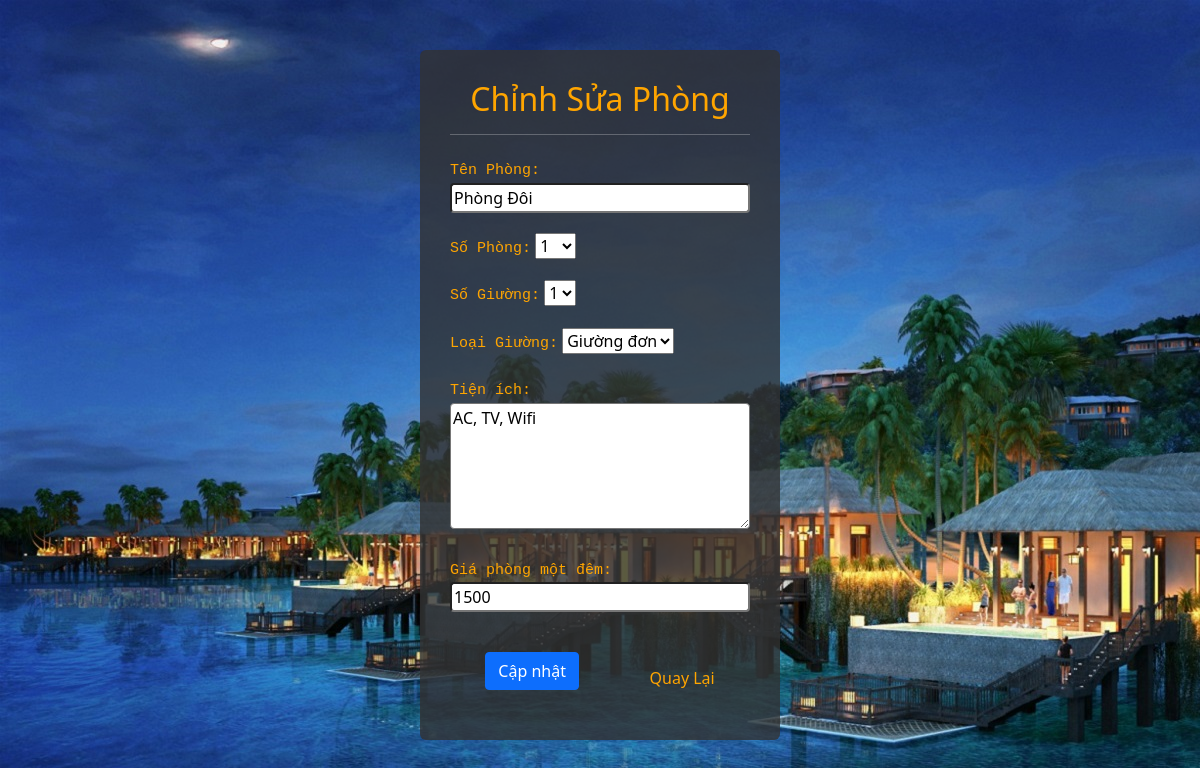
The app's page /Sua_Phong.php?ten_loai=Phòng Đôi with its own data.
### tables this page shows
CREATE TABLE `loai_phong` (
  `ten_loai` text NOT NULL ,
  `so_phong` int(11) NOT NULL,
  `kha_dung` int(11) NOT NULL,
  `trang_thai` int(11) NOT NULL,
  `so_giuong` int(11) NOT NULL,
  `loai_giuong` text NOT NULL,
  `tien_ich` text NOT NULL,
  `gia` float NOT NULL
);

### class.user.php (called while the page is built, shortened)
<?php
        class user
        {
            public function __construct()
            {
                $this->db=new mysqli(DB_SERVER,DB_USERNAME,DB_PASSWORD,'khach_san');
            }
        }
?>

### Sua_Phong.php (the view, shortened to what this page needs)
<?php
include_once 'class.user.php';
$user=new User();
$loai_phong=$_GET['ten_loai'];
$sql="SELECT * FROM loai_phong WHERE ten_loai='$loai_phong'";
$query=mysqli_query($user->db, $sql);
$row = mysqli_fetch_array($query);
?>
<!DOCTYPE html>
<html lang="en">
<head>
    <link href="https://cdn.jsdelivr.net/npm/bootstrap@5.1.3/dist/css/bootstrap.min.css" rel="stylesheet">
</head>
<body>
    <div id="check">
        <h2 style="display: flex; justify-content: center; color:orange;">Chỉnh Sửa Phòng</h2>
        <hr style="color:white;">
        <form action=""method="post" name="loai_phong">
            <div class="time">
                <label  for="">Tên Phòng:</label> <br>
                <input type="text" name="ten_loai" value="<?php echo $row['ten_loai'] ?>">
            </div>
            <div class="time">
                <label for="">Số Phòng:</label>
                <select name="so_phong" value="<?php echo $row['so_phong'] ?>">
                    <option value="1">1</option>
                </select>
            </div>
            <div class="time">
                <label for="">Số Giường:</label>
                <select name= "so_giuong"value="<?php echo $row['so_giuong'] ?>">
                    <option value="1">1</option>
                </select>
            </div>
            <div class="time">
                <label for="">Loại Giường:</label>
                <select name= "loai_giuong" value="<?php echo $row['loai_giuong']?>">
                    <option value="Giường đơn">Giường đơn</option>
                </select>
            </div>
            <div class="time">
                <label for="">Tiện ích:</label> <br>
                <textarea style="width: 100%; border-radius: 4px;"  rows="5" name="tien_ich"><?php echo $row['tien_ich']?></textarea>
            </div>
            <div class="time">
                <label  for="">Giá phòng một đêm:</label> <br>
                <input type="text" name="gia" value="<?php echo $row['gia']?>">
            </div>
            <div id="nut">
                <button class="btn btn-primary" type="submit" name= "submit">Cập nhật</button>
                <a href="admin.php">Quay Lại</a>
            </div>
        </form>
    </div>
</body>
</html>

### Sua_Phong.php (style rules this page uses)
a { text-decoration: none; color: orange; }
#check { margin-top: 50px; margin-left: 35%; margin-right: 35%; margin-bottom: 40px ; padding: 30px; padding-bottom: 50px; background-color: rgba(51,51,51,0.8); border-radius: 6px; }
label { color: orange; font-family: monospace; font-size: 15px; margin-top: 5px; }
body { background-image: url(img/background.jpg); background-attachment: fixed; }
.time { margin-top: 20px; }
input { width: 100%; height: 30px; border-radius: 4px; }
button { margin-top: 40px; }
#nut { display: flex; align-items:flex-end; justify-content:space-around }

### records on screen
loai_phong: ten_loai "Phòng Đôi", so_phong "1", so_giuong "1", loai_giuong "Giường đơn", tien_ich "AC, TV, Wifi", gia "1500"
